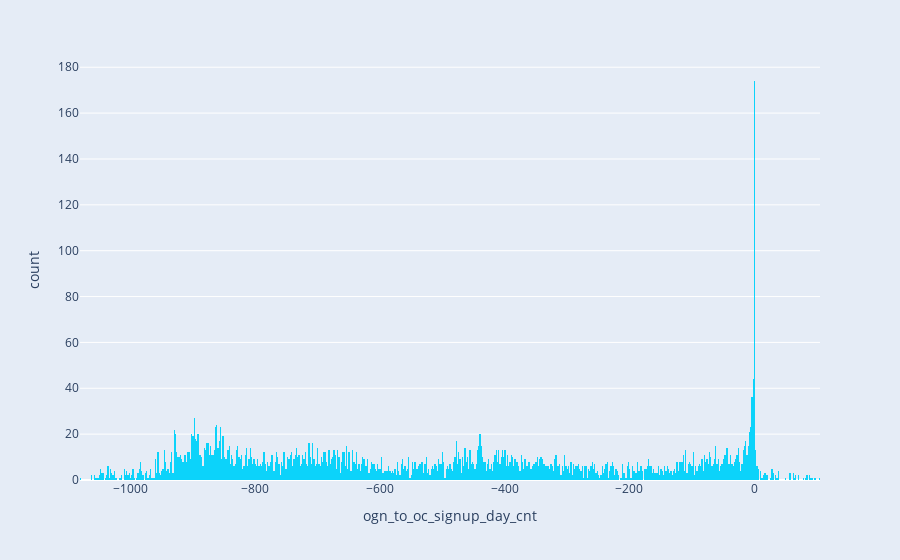

The code cell stored with this chart in its notebook:
### Code cell
fig = px.histogram(df_match, x='ogn_to_oc_signup_day_cnt', nbins=1000)
fig.show()

### Figure 1 — Plotly figure (JSON) as saved in the notebook; plotly's stock layout.template omitted (floating-point values rounded to 4 significant figures; data arrays with more than 128 entries replaced by an {"elided": "..."} marker saying what was removed)
{"data": [{"alignmentgroup": "True", "bingroup": "x", "hovertemplate": "ogn_to_oc_signup_day_cnt=%{x}<br>count=%{y}<extra></extra>", "legendgroup": "", "marker": {"color": "#0CD3FA", "pattern": {"shape": ""}}, "name": "", "nbinsx": 1000, "offsetgroup": "", "orientation": "v", "showlegend": false, "type": "histogram", "x": {"elided": "9049 int values"}, "xaxis": "x", "yaxis": "y"}], "layout": {"barmode": "relative", "legend": {"tracegroupgap": 0}, "margin": {"t": 60}, "xaxis": {"anchor": "y", "domain": [0, 1], "title": {"text": "ogn_to_oc_signup_day_cnt"}}, "yaxis": {"anchor": "x", "domain": [0, 1], "title": {"text": "count"}}}}
